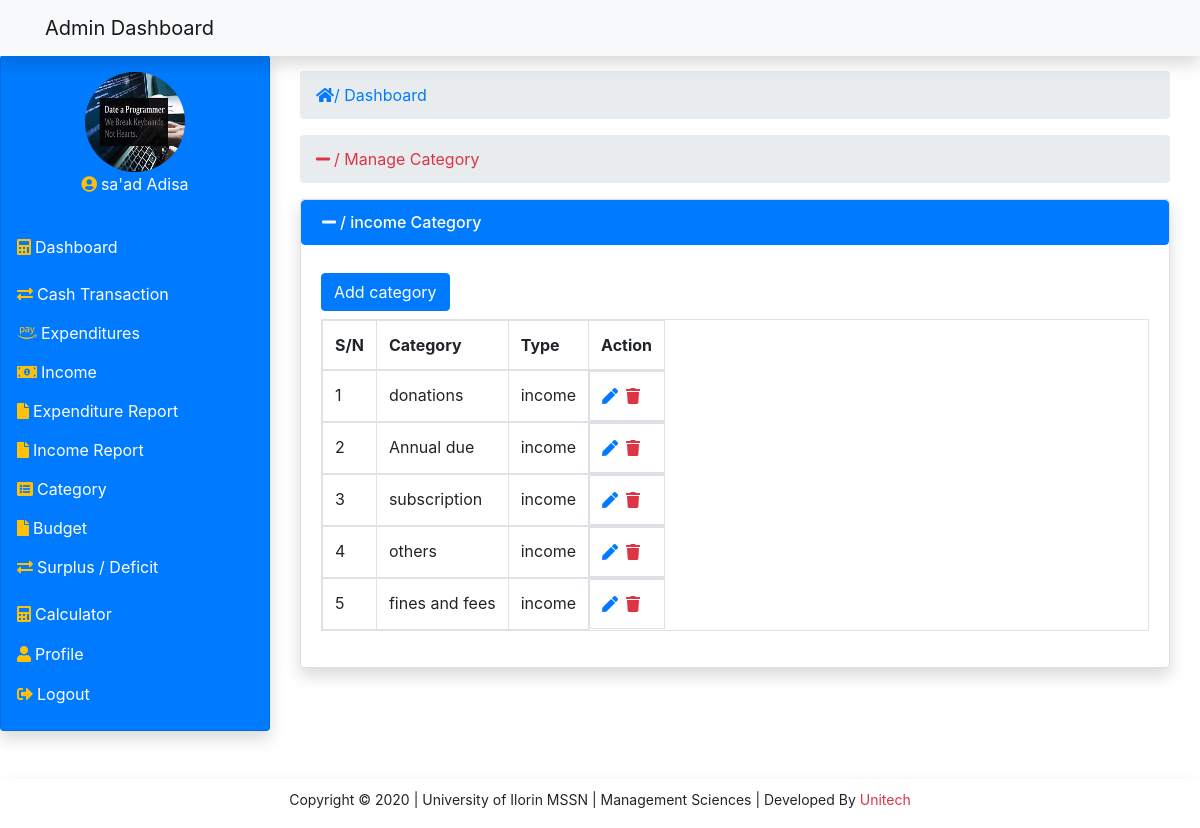
Screenshot of /views/catinc.php (signed in) with the database file from the repository.
### tables this page shows
CREATE TABLE `category` (
  `id` int(11) NOT NULL,
  `category_name` varchar(200) NOT NULL,
  `category_type` varchar(200) NOT NULL
);

### modal/modal.php (called while the page is built, shortened)
<?php
    class Modal{
        private $localhost = 'localhost';
        private $dbname = 'management';
        private $username = 'root';
        private $password = '';
        public $conn;
        public function __construct(){
           try {
               $this->conn = new mysqli($this->localhost,$this->username,$this->password,$this->dbname);
           } catch (Exception $e) {
               echo 'connection failed'.$e->getMessage();
           }
        }
		public function fetch_cat($type){
			$data = null;
			$query = "SELECT * FROM category WHERE category_type='$type' ";
			$stmt = $this->conn->prepare($query);
			if($stmt->execute()){
				$result = $stmt->get_result();
				if (mysqli_num_rows($result) > 0) {
					while ($fetch = $result->fetch_assoc()) {
						$data[] = $fetch;
					}
				}
			}
			return $data;
		}
		public function fetch_picture($id){
			$data = null;
			$query = "SELECT picture FROM admin_details WHERE id = ?";
			$stmt = $this->conn->prepare($query);
			$stmt->bind_param('i',$id);
			if($stmt->execute()){
				$result = $stmt->get_result();
				$fetch = $result->fetch_assoc();
				$data = $fetch;
			}
			return $data;
		}
    }
?>

### views/catinc.php (the view, shortened to what this page needs)
<!DOCTYPE html>
<html lang="en">
<head>
     <link rel="stylesheet" href="../css/style.css">
    <link rel="stylesheet" href="../css/all.css">
    <link rel="stylesheet" href="../css/bootstrap.min.css">
    <link rel="stylesheet" href="../css/fontawesome.min.css">
</head>
<body>
                    <?php include '../includes/topbar.php';?>
                <?php include '../includes/sidebar.php';?>
                <ol class="breadcrumb">
                    <li class="active text-danger"><i class="fa fa-minus mr-1"></i>/ Manage Category</li>
                </ol>
                <div class="card shadow">
                <div>
                    <h6 class="list-group-item active"><i class="fa fa-minus mr-1"></i>/ income Category</h6>
                </div>
                <div class="card-body">
                    <div class="responsive">
                        <table class="table table-responsive table-bordered table-hover">
                            <div class="text-left">
                                <button class="btn btn-primary my-2" type="button" data-toggle="modal" data-target="#addcategory">Add category</button>
                            </div>
                            <thead>
                                <tr>
                                    <th>S/N</th>
                                    <th>Category</th>
                                    <th>Type</th>
                                    <th>Action</th>
                                </tr>
                            </thead>
                            <tbody>
                                <?php
                                    $modal = new Modal;
                                    $type = 'income';
                                    $row = $modal->fetch_cat($type);
                                    $count = 1;
                                    foreach($row as $rows){?>
                                <tr>
                                    <td><?= $count++;?></td>
                                    <td><?= $rows['category_name'];?></td>
                                    <td><?= $rows['category_type'];?></td>
                                    <td style="display:flex;">
                                        <a href="catedit.php?icid=<?=$rows['id'];?>"><i class="fas fa-pen mr-2 text-primary"></i></a>
                                        <a href="delete.php?icid=<?=$rows['id'];?>"><i class="fas fa-trash mr-2 text-danger"></i></a>
                                    </td>
                                </tr>
                            </tbody>
                                    <?php } ?>
                        </table>
                    </div>
                </div>
			</div>
        </div>
            <?php include '../includes/footer.php';?>
</body>
</html>

### includes/sidebar.php (shortened to what this page needs)
  <div class="container-fluid toggle-nav">
      <div class="row justify-content-left align-items-left">
          <div class="col-md-3 nav-toggle" id="cols">
              <div class="card shadow bg-primary text-white p-3">
                  <div class="text-center">
                  <?php
                      include '../modal/modal.php';
                      $modal = new Modal;
                      $id = $_SESSION['id'];
                      $picture = $modal->fetch_picture($id);
             ?>
                      <img src="<?= $picture['picture']; ?>" id="img-fluid" class="img-fluid card-img-top" alt="profile image">
                  </div>
                  <div class="caption">
                      <p class="text-center"><i class="fas text-warning fa-user-circle mr-1 text-warning"></i><?= $_SESSION['username']; ?></p>
                  </div>
                  <ul class="navbar-nav">
                      <li class="nav-item">
                          <a href="../admin/dashboard.php" class="nav-link"><i class="fas text-warning fa-calculator mr-1"></i>Dashboard</a>
                      </li>
                      <li class="nav-item" onclick="transact()"><i class="fas text-warning text-warning fa-exchange-alt mr-1"></i>Cash Transaction
                      </li>
                      <li class="nav-item" onclick="expenditure()"><i class="fab text-warning fa-amazon-pay mr-1"></i>Expenditures
                      </li>
                      <li class="nav-item" onclick="income()"><i class="fas text-warning fa-money-bill-alt mr-1" arial-hidden="true"></i>Income
                      </li>
                      <li class="nav-item" onclick="expReport()"><i class="fa fa-file text-warning mr-1"></i>Expenditure Report
                      </li>
                      <li class="nav-item" onclick="incReport()"><i class="fa fa-file mr-1 text-warning"></i>Income Report
                      </li>
                      <li class="nav-item" onclick="category()"><i class="fas text-warning fa-list-alt mr-1" arial-hidden="true"></i>Category
                      </li>
                      <li class="nav-item" onclick="budget()"><i class="fa text-warning fa-file mr-1"></i>Budget
                      </li>
                      <li class="nav-item" onclick="balance()"><i class="fas text-warning text-warning fa-exchange-alt mr-1"></i>Surplus / Deficit
                      </li>
                      <li class="nav-item"><a href="../views/calculator.php" class="nav-link"><i class="fas text-warning fa-calculator mr-1"></i>Calculator</a></li>
                      <li class="nav-item mt-0"><a href="../views/profile.php" class="nav-link"><i class="fas text-warning fa-user mr-1"></i>Profile</a></li>
                      <li class="nav-item mt-0"><a href="../views/logout.php" class="nav-link"><i class=" text-warning fas fa-sign-out-alt mr-1"></i>Logout</a></li>
                  </ul>
              </div>
          </div>
                          <div class="col-md-9 my-3">
<ol class="breadcrumb">
	<li class="active text-primary"> <i class="fas fa-home text-primary"></i>/ Dashboard</li>
</ol>

### css/style.css (style rules this page uses)
body { margin: 0; padding: 0; scroll-behavior: smooth; background-color: #E5E5E5; }
.toggle-nav { margin-top: 55px !important; }
.container-fluid > .row > .col-md-3 > .card > div > img { border-radius: 50%; text-align: center; margin: 0 auto !important; width: 100px; height: 100px; position: relative; }
.container-fluid > .row > .col-md-3 > .card > ul { position: relative; }
.container-fluid > .row > .col-md-3 > .card > ul > li { margin-top: 15px; cursor: pointer; }
.container-fluid > .row > .col-md-3 > .card > ul > li > div a,.container-fluid > .row > .col-md-3 > .card > ul > li > a { text-decoration: none !important; color: white !important; }
#cols { margin-left: -15px; }

### css/all.css (style rules this page uses)
.fa, .fas, .far, .fal, .fad, .fab { -moz-osx-font-smoothing: grayscale; -webkit-font-smoothing: antialiased; display: inline-block; font-style: normal; font-variant: normal; text-rendering: auto; line-height: 1; }
.fa-amazon-pay:before { content: "\f42c"; }
.fa-calculator:before { content: "\f1ec"; }
.fa-exchange-alt:before { content: "\f362"; }
.fa-file:before { content: "\f15b"; }
.fa-home:before { content: "\f015"; }
.fa-list-alt:before { content: "\f022"; }
.fa-minus:before { content: "\f068"; }
.fa-money-bill-alt:before { content: "\f3d1"; }
.fa-pen:before { content: "\f304"; }
.fa-sign-out-alt:before { content: "\f2f5"; }
.fa-trash:before { content: "\f1f8"; }
.fa-user:before { content: "\f007"; }
.fa-user-circle:before { content: "\f2bd"; }
.fab { font-family: 'Font Awesome 5 Brands'; font-weight: 400; }
.fa, .fas { font-family: 'Font Awesome 5 Free'; font-weight: 900; }

### rows the page displays
category: category_name "donations", category_type "income"
category: category_name "Annual due", category_type "income"
category: category_name "subscription", category_type "income"
category: category_name "others", category_type "income"
category: category_name "fines and fees", category_type "income"

### other values shown
$_SESSION['username'] "sa'ad Adisa"
